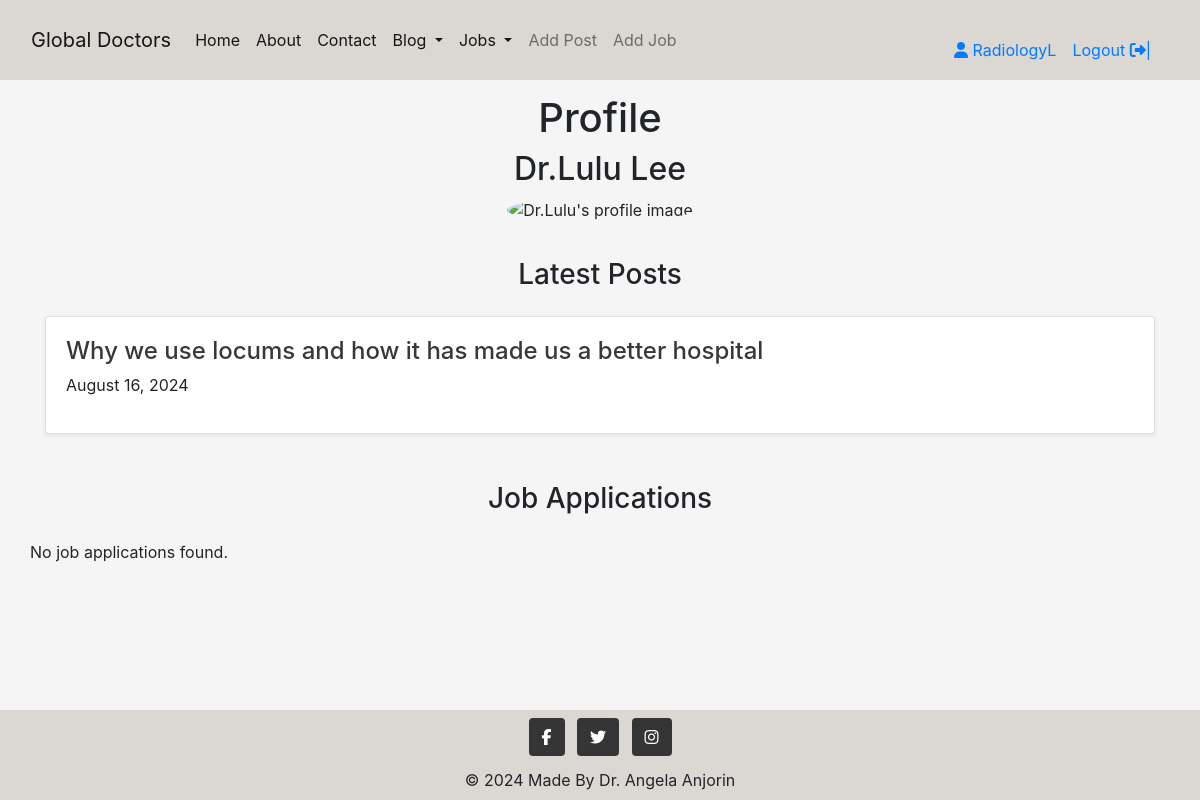
Screenshot of /profile/profile/regular/8/ (signed in) with the database file from the repository.
### profile/models.py (models this page shows, shortened)
class CustomUser(AbstractUser):
    groups = models.ManyToManyField(
        Group,
        related_name='customuser_set', blank=True,
    )
    user_permissions = models.ManyToManyField(
        Permission,
        related_name= 'customuser_set', blank=True,
    )
    pass

class Profile(models.Model):
    USER_TYPE_CHOICES = (
        ('regular', 'Regular User'),
        ('employer', 'Employer'),
    )
    user = models.OneToOneField(settings.AUTH_USER_MODEL, on_delete=models.CASCADE)
    user_type = models.CharField(max_length=20, choices=USER_TYPE_CHOICES, default='regular')
    profile_image = CloudinaryField('image', default='placeholder', blank=True)
    display_name = models.CharField(max_length=30, blank=True, null=True)
    bio = models.TextField(null=True, blank=True)

### blog/models.py (models this page shows, shortened)
class Post(models.Model):
    title = models.CharField(max_length=200, unique=True)
    category = models.ForeignKey(Category, on_delete=models.PROTECT, default=4)
    slug = models.SlugField(max_length=200, unique=True)
    author = models.ForeignKey(
    CustomUser, on_delete=models.CASCADE, related_name="blog_posts")
    featured_image = CloudinaryField('image', default='placeholder')
    content = models.TextField()
    created_on = models.DateTimeField(auto_now_add=True)
    status = models.IntegerField(choices=STATUS, default=0)
    updated_on = models.DateTimeField(auto_now=True)
    likes = models.ManyToManyField(
        CustomUser, related_name='post_like', blank=True)
    class Meta:
        ordering = ["-created_on"]

### profile/views.py (the view)
# urls.py: path('profile/regular/<int:pk>/', regular_profile, name='regular_profile'),
@login_required
def regular_profile(request, pk):
    profile = get_object_or_404(Profile, pk=pk)
    posts = Post.objects.filter(author=request.user).order_by('-created_on')
    job_applications = JobApplication.objects.filter(applicant=request.user)
    context = {
        'profile':profile,
        'posts':posts,
        'job_applications': job_applications,
    }
    return render(request, 'profile/regular_profile.html', context)

### blog/views.py (called while the page is built)
def category_list(request):
    category_list = Category.objects.exclude(name='other')
    context = {
        "category_list": category_list,
    }
    return context

### jobs/views.py (called while the page is built)
def speciality_list(request):
    speciality_list = Speciality.objects.exclude(name='other')
    context = {
        'speciality_list': speciality_list
    }
    return context

### profile/templates/profile/regular_profile.html (shortened to what this page needs)
{% extends 'base.html' %}
{% load static %}
{% load crispy_forms_tags %}
{% block content %}
{% if profile %}
<section class="py-1 text-center container">
    <div class="row py-lg-1">
        <div class="col-lg-6 col-md-8 mx-auto">
            <div class="profile-info text-center">
                <h1 class="fw-light">Profile</h1>
                <h2>{{ profile.display_name }}</h2>
                <div class="mb-4">
                    {% if "placeholder" in profile.profile.image.url %}
                    <img class="profile-img rounded-circle" style="width: 100px;" src="{% static 'images/user_profile_placeholder (1).jpg' %}" alt="user_profile_placeholder">
                    {% else %}
                    <img class="profile-img rounded-circle" style="width: 100px;" src="{{ profile.profile_image.url }}" alt="{{ profile.user.username }}'s profile image">
                    {% endif %}
                </div>
            </div>
        </div>
    </div>
</section>
<div class="album py-1 bg-body-tertiary">
    <div class="container">
        <h3 class="text-center section-title mb-4">Latest Posts</h3>
        <div class="row row-cols-1 row-cols-sm-2 row-cols-md-3 g-3">
            {% for post in posts %}
            <div class="col">
                <div class="card shadow-sm">
                    <div class="card-body">
                        <a href="{% url 'post_detail' post.slug %}" class="post-link">
                            <h4 class="special-anchor-article">{{ post.title }}</h4>
                        </a>
                        <p>{{ post.created_on|date:"F d, Y" }}</p>
                    </div>
                </div>
            </div>
            {% empty %}
            <p>No posts available.</p>
            {% endfor %}
        </div>
        <h3 class="text-center section-title mb-4 mt-5">Job Applications</h3>
        <div class="row row-cols-1 row-cols-sm-2 row-cols-md-3 g-3">
            {% for job_application in job_applications %}
            <div class="col">
                <div class="card shadow-sm">
                    <div class="card-body">
                            <h4>{{ job_application.job.title }}</h4>
                        </a>
                        <p>Applied on: {{ job_application.applied_on|date:"F d, Y" }}</p>
                        <br>
                        <p>Status: {{ job_application.get_status_display }}</p>
                        {% if request.user == job_application.applicant %}
                        <div class="mt-3">
                            <a href="{% url 'job_detail' job_application.job.slug %}"><button class="btn btn-edit me_2" >Edit</button></a>
                            <button class="btn btn-delete" data_id="{{ application.id }}">Delete</button>
                        </div>
                        {% endif %}
                    </div>
                </div>
            </div>
            {% empty %}
            <p>No job applications found.</p>
            {% endfor %}
        </div>
    </div>
</div>
{% endif %}
{% endblock content %}

### templates/base.html (shortened to what this page needs)
{% load static %}
{% url 'home' as home_url %}
{% url 'about' as about_url %}
{% url 'profile' as profile_url %}
{% url 'account_login' as login_url %}
{% url 'account_signup' as signup_url %}
{% url 'account_logout' as logout_url %}
<!DOCTYPE html>
<html lang="en">
<head>
    <link rel="stylesheet" href="https://cdn.jsdelivr.net/npm/bootstrap@4.3.1/dist/css/bootstrap.min.css"
>
    <link rel="stylesheet" href="{% static 'css/style.css' %}">
</head>
<body class="d-flex flex-column min-vh-100" style="padding-top: 70px;">
    {% load static %}
   <nav class="navbar navbar-expand-md navbar-light fixed-top mb-auto" style="background-color: #dbd7d2;">
       <div class="container-fluid">
           <a class="navbar-brand" href="{% url 'home' %}">Global Doctors</a>
           <div class="collapse navbar-collapse" id="navbarSupportedContent">
               <ul class="navbar-nav me-auto mb-2 mb-lg-0">
                   <li class="nav-item">
                       <a class="nav-link active" aria-current="page" href="/" aria-label="Go to the home page">Home</a>
                   </li>
                   <li>
                       <a class="nav-link active" aria-current="page" href="/about" aria-label="Go to the about page">About</a>
                   </li>
                   <li class="nav-item">
                       <a class="nav-link active" href="/contact" aria-label="Go to the contact page">Contact</a>
                   </li>
                   <li class="nav-item dropdown light">
                    <a class="nav-link dropdown-toggle active" href="#" id="navbarDropdownMenuLink" role="button"
                        data-bs-toggle="dropdown" aria-expanded="false">
                        Blog
                    </a>
                </li>
                    <li class="nav-item dropdown light">
                        <a class="nav-link dropdown-toggle active" href="#" id="navbarDropdownMenuLink" role="button"
                            data-bs-toggle="dropdown" aria-expanded="false">
                            Jobs
                        </a>
                    </li>
                        {% if user.is_authenticated %}
                    <li class="nav-item">
                        <a class="nav-link" href="{% url 'add_post' %}">Add Post</a>
                    </li>
                    <li class="nav-item">
                        <a class="nav-link" href="{% url 'add_job' %}">Add Job</a>
                    </li>
                {% endif %}
               </ul>
               {% if user.is_authenticated %}
               <ul class="d-flex login-box ml-auto">
                   <li class="nav-item">
                        {% if request.user.profile.user_type == 'employer' %}
                            <a class="nav-link active" href="{% url 'employer_profile' %}">
                                <i class="fa fa-user" aria-hidden="true"></i> {{ user.username | slice:":10" }}
                            </a>
                        {% else %}
                            <a class="nav-link active" href="{% url 'regular_profile' user.profile.pk %}">
                                <i class="fa fa-user" aria-hidden="true"></i> {{ user.username | slice:":10" }}
                            </a>
                        {% endif %}
                   </li>
                   <li class="nav-item">
                       <a class="nav-link active" href="{% url 'account_logout' %}" aria-label="Go to the logout page"> Logout <i class="fa fa-sign-out" aria-hidden="true"></i>|</a>
                   </li>
               </ul>
               {% endif %}
           </div>
       </div>
   </nav>
    <main class="flex-shrink-0 main-bg mb-auto mt-3">
      {% block content %}{% endblock content %}
    </main>
    <footer class="bg-body-tertiary text-center mt-auto" style="background-color: transparent;">
      <div class="container-fluid p-1 mt-1" style="background-color: #dbd7d2;">
        <div class="mb-1">
          <a class="btn text-white btn-floating m-1" style="background-color: #363535;" href="https://facebook.com" target="_blank" role="button"><i class="fab fa-facebook-f"></i></a>
          <a class="btn text-white btn-floating m-1" style="background-color: #363535;" href="https://twitter.com" target="_blank" role="button"><i class="fab fa-twitter"></i></a>
          <a class="btn text-white btn-floating m-1" style="background-color: #363535;" href="https://instagram.com" target="_blank" role="button"><i class="fab fa-instagram"></i></a>
        </div>
        <div class="text-center p-1">
        © 2024 Made By  Dr. Angela Anjorin
        </div>
      </div>
    </footer>
</body>
</html>

### static/css/style.css (style rules this page uses)
body { background-color: whitesmoke; }
.light { background-color: #dbd7d2; }
ul { list-style: none; }
img { width: 100%; }
.navbar { width: 100%; height: 80px; background-color: #fff; z-index: 1500; position: fixed; }
.login-box { margin-right: 10px; margin-top: 35px; }
.login-box .nav-link { padding: 0.5rem 0.5rem; }
.post-link { text-decoration: none; color: #373938; }
.text-center { text-align: center; }

### rows the page displays
CustomUser: username "RadiologyL"
Profile: display_name "Dr.Lulu Lee"
Post: title "Why we use locums and how it has made us a better hospital", created_on "August 16, 2024"
